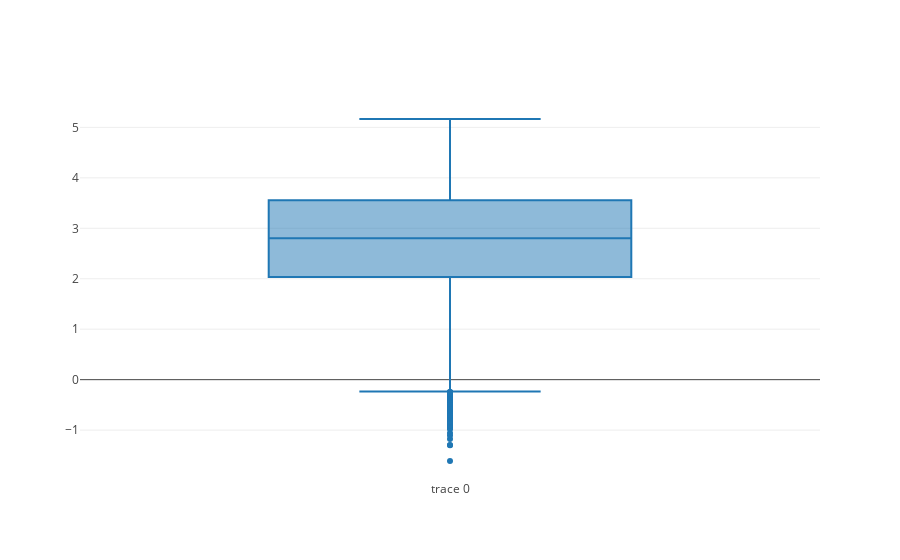

Notebook code for this chart:
### Markdown cell above
## Box Plot ##

### Code cell
prediction = user_prediction[test_data_matrix.nonzero()]
ground_truth = test_data_matrix[test_data_matrix.nonzero()]

trace0 = go.Box(
    y = (ground_truth - prediction)
)

data = [trace0]

plot.iplot(data)

### Figure 1 — Plotly figure (JSON) as saved in the notebook; plotly's stock layout.template omitted (floating-point values rounded to 4 significant figures; data arrays with more than 128 entries replaced by an {"elided": "..."} marker saying what was removed)
{"data": [{"type": "box", "y": {"elided": "25000 float values"}}], "layout": {}}
